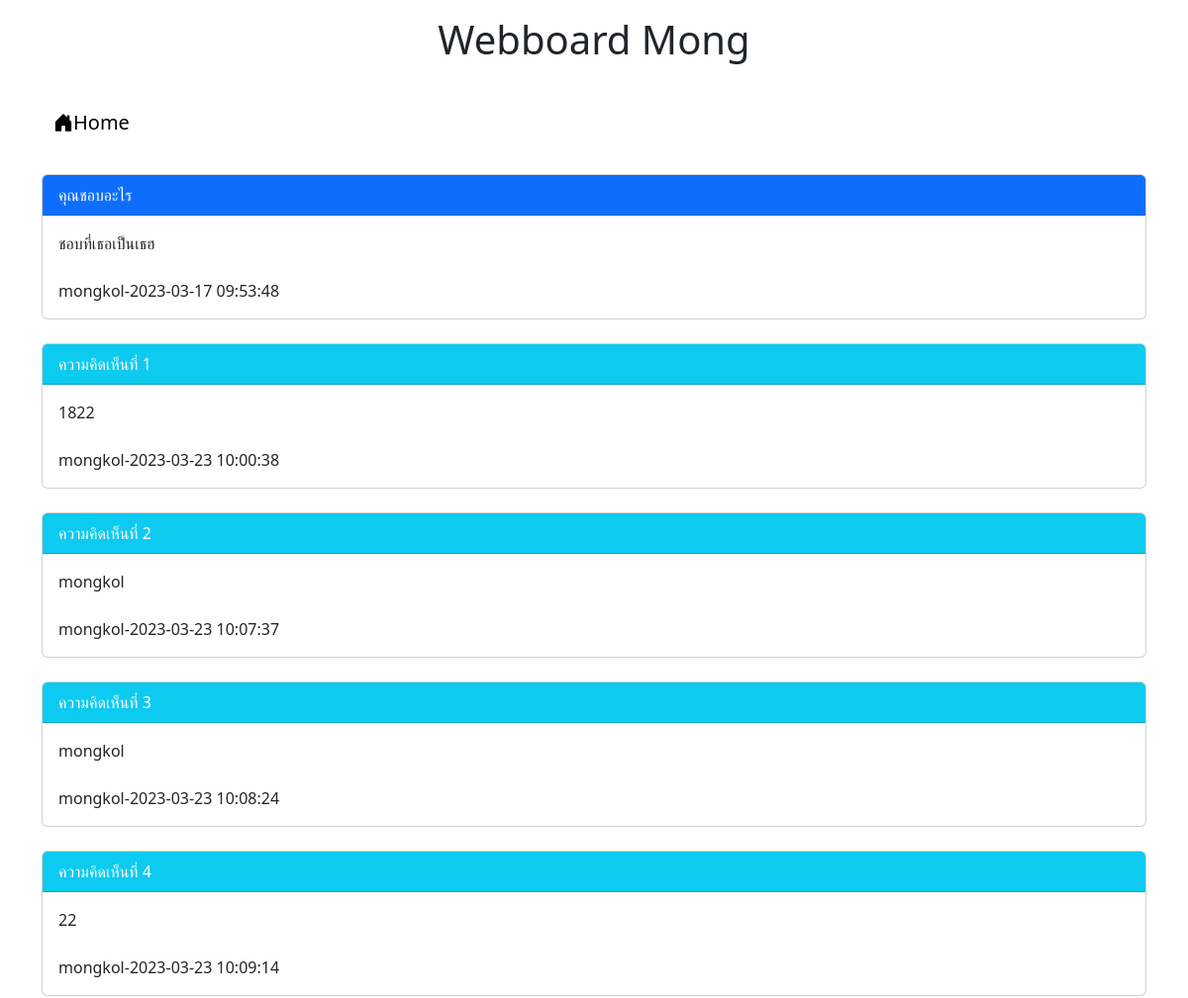
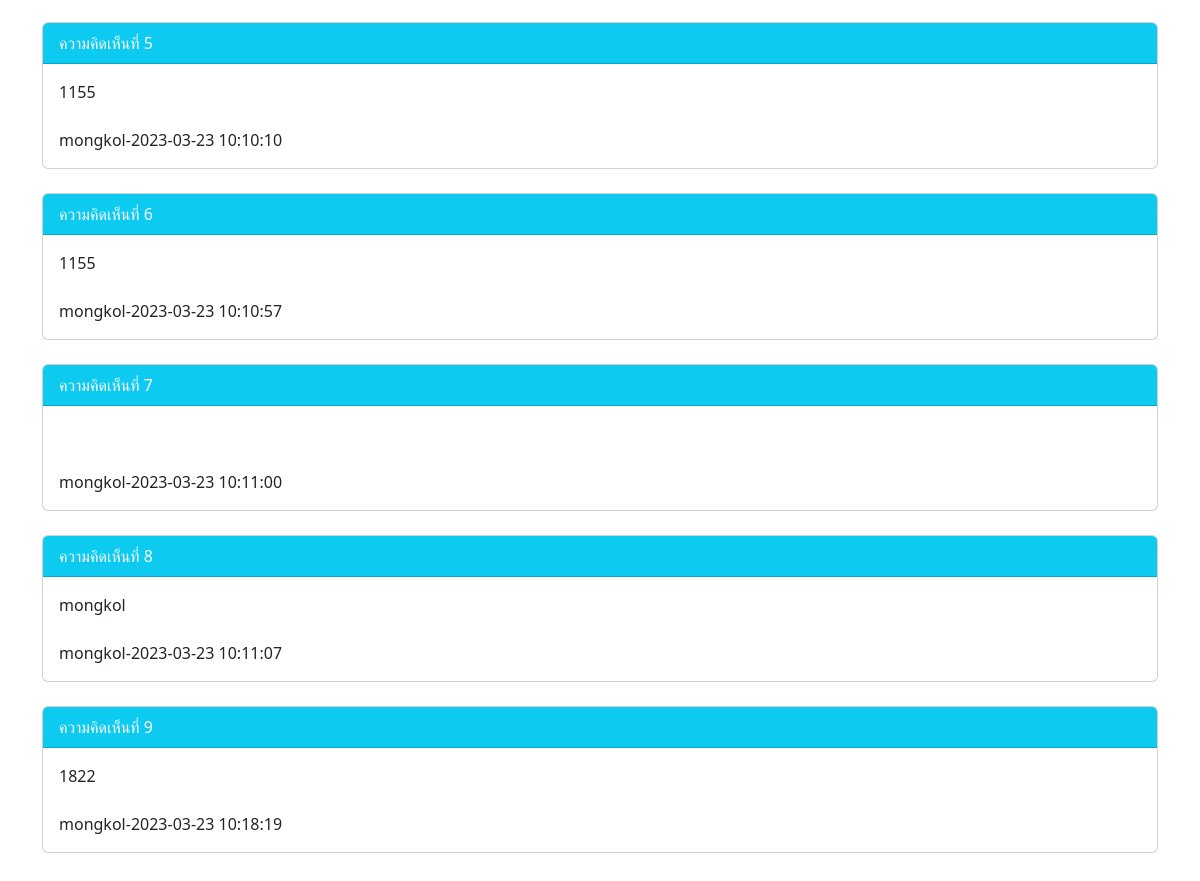
Screenshot of /php/src/post.php?id=7 with the database file from the repository (2 pictures, top to bottom).
### tables this page shows
CREATE TABLE `post` (
  `id` int(11) NOT NULL,
  `title` varchar(128) NOT NULL,
  `content` varchar(2048) NOT NULL,
  `post_date` datetime NOT NULL,
  `cat_id` int(11) NOT NULL,
  `user_id` int(11) NOT NULL
);

CREATE TABLE `user` (
  `id` int(11) NOT NULL,
  `login` varchar(32) NOT NULL,
  `password` varchar(64) NOT NULL,
  `name` varchar(64) NOT NULL,
  `gender` char(1) NOT NULL,
  `email` varchar(32) NOT NULL,
  `role` char(1) NOT NULL
);

CREATE TABLE `comment` (
  `id` int(11) NOT NULL,
  `content` varchar(20148) NOT NULL,
  `post_date` datetime NOT NULL,
  `user_id` int(11) NOT NULL,
  `post_id` int(11) NOT NULL
);

### php/src/post.php (the view, shortened to what this page needs)
<!DOCTYPE html>
<html lang="en">
<head>
    <link href="https://cdn.jsdelivr.net/npm/bootstrap@5.3.0-alpha1/dist/css/bootstrap.min.css" rel="stylesheet"
>
    <link rel="stylesheet" href="https://cdn.jsdelivr.net/npm/bootstrap-icons@1.10.3/font/bootstrap-icons.css">
</head>
<body>
    <div class="container">
        <h1 style="text-align: center; " class="mt-3">Webboard Mong</h1>
        <br>
        <?php include "nav.php"; ?>
        <br>
        <?php
        $conn = new PDO("mysql:host=localhost;dbname=webboard;charset=utf8", "root", "");
        $sql = "SELECT t1.title,t1.content,t2.login,t1.post_date
            FROM post as t1 INNER JOIN user as t2 ON (t1.user_id=t2.id) where t1.id=$_GET[id]";
        $result = $conn->query($sql);
        while ($row = $result->fetch()) {
            echo "<div class='card bordor-primary'>";
            echo "<div class='card-header bg-primary text-white'>$row[0]</div>";
            echo "<div class='card-body '>$row[1]<br><br>$row[2]-$row[3]</div>";
            echo "</div>";
        }
        ?>
        <br>
        <?php
        $conn = new PDO("mysql:host=localhost;dbname=webboard;charset=utf8", "root", "");
        $sql = "SELECT t1.content,t2.login,t1.post_date FROM comment as t1
            INNER JOIN user as t2 On(t1.user_id = t2.id) where t1.post_id=$_GET[id]
            ORDER BY t1.post_date ";
        $result = $conn->query($sql);
        $i = 1;
        while ($row = $result->fetch()) {
            echo "<div class='card bordor-info'>";
            echo "<div class='card-header bg-info text-white'>ความคิดเห็นที่ $i</div>";
            echo "<div class='card-body '>$row[0]<br><br>$row[1]-$row[2]</div>";
            echo "</div><br>";
            $i += 1;
        }
        ?>
        <br>
    </div>
</body>
</html>

### rows the page displays
post: title "คุณชอบอะไร", content "ชอบที่เธอเป็นเธฮ", user.login "mongkol", post_date "2023-03-17 09:53:48"
comment: content "1822", user.login "mongkol", post_date "2023-03-23 10:00:38"
comment: content "mongkol", user.login "mongkol", post_date "2023-03-23 10:07:37"
comment: content "mongkol", user.login "mongkol", post_date "2023-03-23 10:08:24"
comment: content "22", user.login "mongkol", post_date "2023-03-23 10:09:14"
comment: content "1155", user.login "mongkol", post_date "2023-03-23 10:10:10"
comment: content "1155", user.login "mongkol", post_date "2023-03-23 10:10:57"
comment: user.login "mongkol", post_date "2023-03-23 10:11:00"
comment: content "mongkol", user.login "mongkol", post_date "2023-03-23 10:11:07"
comment: content "1822", user.login "mongkol", post_date "2023-03-23 10:18:19"
